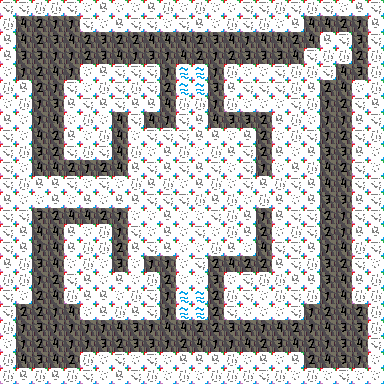

The image is a tile-based game level rendered from a .tmx file. Its description and complete source (layers, tilesets, objects, tile grids) follow:
An orthogonal 24x24 tile map with 16x16 px tiles, 1 tile layer (tile) and 66 objects (3x fakewall1).

<map version="1.0" tiledversion="1.1.2" orientation="orthogonal" renderorder="right-down" width="24" height="24" tilewidth="16" tileheight="16" infinite="0" nextobjectid="97">
 <tileset firstgid="1" source="tileset.tsx" />
 <layer name="tile" width="24" height="24">
  <data encoding="csv">
8,8,9,9,8,6,7,6,6,7,9,6,9,6,6,8,8,9,8,9,8,6,7,8,
9,5,3,2,2,8,6,7,8,8,6,8,7,6,9,8,9,6,7,5,5,3,2,7,
7,5,3,4,5,3,4,3,3,5,5,5,3,4,5,2,5,5,3,5,7,8,4,8,
7,4,4,2,2,3,4,5,2,4,2,5,3,2,3,4,4,4,5,8,9,9,3,9,
6,2,3,5,2,6,7,8,8,8,2,14,14,2,9,6,6,8,9,9,8,5,4,9,
9,7,3,2,8,6,9,8,9,8,3,14,14,4,7,8,8,8,9,7,3,5,6,9,
6,9,2,4,7,8,7,8,7,7,5,9,9,2,9,6,6,6,8,9,2,3,8,7,
7,6,2,5,6,9,6,5,8,5,2,8,7,5,4,4,3,7,9,6,2,2,7,8,
8,6,5,3,7,6,9,5,6,8,8,8,7,7,6,7,3,6,9,8,2,3,8,9,
8,9,4,3,8,9,8,5,9,6,7,9,6,9,7,8,3,7,6,7,4,4,7,6,
8,6,5,5,3,2,3,5,7,8,7,8,7,8,6,8,2,6,7,9,5,3,8,6,
8,9,7,7,8,6,8,6,9,7,9,6,7,9,6,8,7,9,8,7,5,5,8,8,
7,6,6,7,6,7,6,7,7,8,8,8,9,7,9,6,9,7,6,7,4,4,7,8,
8,8,4,3,5,5,3,2,6,6,7,6,6,8,9,7,2,7,8,8,3,2,8,8,
8,7,5,5,7,6,9,2,8,6,7,6,8,6,9,7,3,6,9,8,3,2,7,7,
8,7,2,5,7,9,9,3,7,8,7,6,6,9,7,6,5,8,8,7,2,5,9,8,
7,9,4,5,6,9,6,4,6,2,2,6,8,3,5,3,3,7,8,9,4,3,8,6,
9,9,2,3,8,7,6,7,6,9,3,6,6,4,6,8,9,9,7,7,4,5,7,9,
8,6,3,5,9,7,7,6,9,8,2,14,14,3,9,8,6,9,8,9,2,5,9,9,
8,3,3,2,5,6,7,9,7,8,2,14,14,3,8,6,6,6,8,2,3,5,3,9,
9,2,4,2,2,2,2,5,4,2,5,5,3,3,4,3,2,5,3,2,5,4,4,9,
6,2,3,5,2,2,4,3,4,4,2,3,5,2,2,5,3,4,5,3,2,4,5,8,
9,5,4,5,3,9,6,8,6,8,6,7,7,7,9,6,7,6,7,3,5,4,2,6,
9,7,9,7,9,8,6,7,8,9,6,9,6,9,9,9,8,9,6,9,6,8,6,6
</data>
 </layer>
 <objectgroup name="furniture">
  <object id="31" gid="52" x="160" y="176" width="16" height="16" />
  <object id="32" gid="52" x="208" y="176" width="16" height="16" />
  <object id="33" gid="52" x="208" y="224" width="16" height="16" />
  <object id="34" gid="52" x="160" y="224" width="16" height="16" />
  <object id="35" gid="10" x="256" y="192" width="16" height="16" />
  <object id="36" gid="10" x="256" y="208" width="16" height="16" />
  <object id="37" gid="10" x="128" y="128" width="16" height="16" />
  <object id="38" gid="10" x="128" y="272" width="16" height="16" />
  <object id="39" gid="10" x="32" y="192" width="16" height="16" />
  <object id="40" gid="10" x="32" y="208" width="16" height="16" />
  <object id="41" gid="10" x="112" y="192" width="16" height="16" />
  <object id="42" gid="10" x="112" y="208" width="16" height="16" />
  <object id="43" gid="73" x="144" y="144" width="16" height="16" />
  <object id="44" gid="73" x="176" y="160" width="16" height="16" />
  <object id="45" gid="73" x="192" y="192" width="16" height="16" />
  <object id="46" gid="73" x="192" y="240" width="16" height="16" />
  <object id="47" gid="73" x="144" y="240" width="16" height="16" />
  <object id="48" gid="73" x="224" y="160" width="16" height="16" />
  <object id="49" gid="73" x="192" y="112" width="16" height="16" />
  <object id="50" gid="73" x="176" y="288" width="16" height="16" />
  <object id="51" gid="73" x="240" y="256" width="16" height="16" />
  <object id="52" gid="73" x="240" y="176" width="16" height="16" />
  <object id="53" gid="57" x="64" y="192" width="16" height="16" />
  <object id="54" gid="57" x="64" y="208" width="16" height="16" />
  <object id="55" gid="49" x="64" y="160" width="16" height="16">
   <properties>
    <property name="activationtarget" value="[[4,11],[4,12],[19,4],[19,3],[20,4]]" />
   </properties>
  </object>
  <object id="56" type="fakewall1" gid="2" x="320" y="80" width="16" height="16" />
  <object id="57" type="fakewall1" gid="2" x="304" y="80" width="16" height="16" />
  <object id="58" type="fakewall1" gid="2" x="304" y="64" width="16" height="16" />
  <object id="59" gid="68" x="336" y="48" width="16" height="16" />
  <object id="60" gid="72" x="304" y="128" width="16" height="16" />
  <object id="61" gid="72" x="304" y="144" width="16" height="16" />
  <object id="62" gid="72" x="304" y="160" width="16" height="16" />
  <object id="63" gid="72" x="304" y="240" width="16" height="16" />
  <object id="64" gid="72" x="304" y="224" width="16" height="16" />
  <object id="65" gid="72" x="304" y="256" width="16" height="16" />
  <object id="66" gid="76" x="240" y="96" width="16" height="16" />
  <object id="67" gid="76" x="240" y="304" width="16" height="16" />
  <object id="68" gid="72" x="224" y="96" width="16" height="16" />
  <object id="69" gid="72" x="224" y="304" width="16" height="16" />
  <object id="70" gid="69" x="288" y="320" width="16" height="16" />
  <object id="71" gid="69" x="304" y="304" width="16" height="16" />
  <object id="72" gid="69" x="288" y="80" width="16" height="16" />
  <object id="73" gid="85" x="304" y="96" width="16" height="16">
   <properties>
    <property name="description" value="Something has shattered the vase. There are small drag marks, near the wall." />
   </properties>
  </object>
  <object id="74" gid="70" x="128" y="80" width="16" height="16" />
  <object id="75" gid="70" x="112" y="80" width="16" height="16" />
  <object id="76" gid="70" x="128" y="320" width="16" height="16" />
  <object id="77" gid="70" x="112" y="320" width="16" height="16" />
  <object id="78" gid="72" x="64" y="112" width="16" height="16" />
  <object id="79" gid="72" x="64" y="288" width="16" height="16" />
  <object id="80" gid="72" x="64" y="272" width="16" height="16" />
 </objectgroup>
 <objectgroup name="description">
  <object id="81" x="128" y="160" width="16" height="64">
   <properties>
    <property name="text" value="An old guard outpost." />
   </properties>
  </object>
 </objectgroup>
 <objectgroup name="item">
  <object id="82" gid="222" x="336" y="48" width="16" height="16" />
  <object id="83" gid="215" x="304" y="240" width="16" height="16">
   <properties>
    <property name="probability" value="30" />
   </properties>
  </object>
  <object id="84" gid="214" x="304" y="256" width="16" height="16">
   <properties>
    <property name="probability" value="30" />
   </properties>
  </object>
  <object id="85" gid="213" x="224" y="96" width="16" height="16">
   <properties>
    <property name="probability" value="30" />
   </properties>
  </object>
  <object id="86" gid="216" x="64" y="112" width="16" height="16">
   <properties>
    <property name="probability" value="30" />
   </properties>
  </object>
  <object id="87" gid="218" x="112" y="80" width="16" height="16">
   <properties>
    <property name="probability" value="30" />
   </properties>
  </object>
  <object id="88" gid="210" x="64" y="272" width="16" height="16">
   <properties>
    <property name="probability" value="20" />
   </properties>
  </object>
  <object id="89" gid="212" x="64" y="288" width="16" height="16">
   <properties>
    <property name="probability" value="10" />
   </properties>
  </object>
  <object id="90" gid="212" x="112" y="320" width="16" height="16">
   <properties>
    <property name="probability" value="10" />
   </properties>
  </object>
  <object id="91" gid="212" x="128" y="320" width="16" height="16">
   <properties>
    <property name="probability" value="10" />
   </properties>
  </object>
  <object id="92" gid="217" x="304" y="144" width="16" height="16">
   <properties>
    <property name="probability" value="30" />
   </properties>
  </object>
 </objectgroup>
 <objectgroup name="creature">
  <object id="93" gid="250" x="256" y="96" width="16" height="16" />
  <object id="94" gid="250" x="256" y="304" width="16" height="16" />
  <object id="95" gid="250" x="80" y="160" width="16" height="16" />
  <object id="96" gid="243" x="80" y="304" width="16" height="16">
   <properties>
    <property name="probability" value="10" />
   </properties>
  </object>
 </objectgroup>
</map>